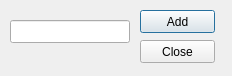
<?xml version="1.0" encoding="UTF-8"?>
<ui version="4.0">
 <class>GroupAddDialog</class>
 <widget class="QDialog" name="GroupAddDialog">
  <property name="geometry">
   <rect>
    <x>0</x>
    <y>0</y>
    <width>232</width>
    <height>76</height>
   </rect>
  </property>
  <property name="windowTitle">
   <string>GroupAddDialog</string>
  </property>
  <property name="windowIcon">
   <iconset resource="addressmanagement.qrc">
    <normaloff>:/img/group_add.png</normaloff>:/img/group_add.png</iconset>
  </property>
  <widget class="QLineEdit" name="lineEdit">
   <property name="geometry">
    <rect>
     <x>10</x>
     <y>20</y>
     <width>120</width>
     <height>23</height>
    </rect>
   </property>
   <property name="minimumSize">
    <size>
     <width>120</width>
     <height>23</height>
    </size>
   </property>
   <property name="maximumSize">
    <size>
     <width>120</width>
     <height>23</height>
    </size>
   </property>
  </widget>
  <widget class="QPushButton" name="pushButton_Add">
   <property name="geometry">
    <rect>
     <x>140</x>
     <y>10</y>
     <width>75</width>
     <height>23</height>
    </rect>
   </property>
   <property name="text">
    <string>Add</string>
   </property>
   <property name="icon">
    <iconset resource="addressmanagement.qrc">
     <normaloff>:/img/group_add.png</normaloff>:/img/group_add.png</iconset>
   </property>
  </widget>
  <widget class="QPushButton" name="pushButton_Close">
   <property name="geometry">
    <rect>
     <x>140</x>
     <y>40</y>
     <width>75</width>
     <height>23</height>
    </rect>
   </property>
   <property name="text">
    <string>Close</string>
   </property>
   <property name="icon">
    <iconset resource="addressmanagement.qrc">
     <normaloff>:/img/exit.png</normaloff>:/img/exit.png</iconset>
   </property>
  </widget>
 </widget>
 <resources>
  <include location="addressmanagement.qrc"/>
 </resources>
 <connections/>
</ui>
